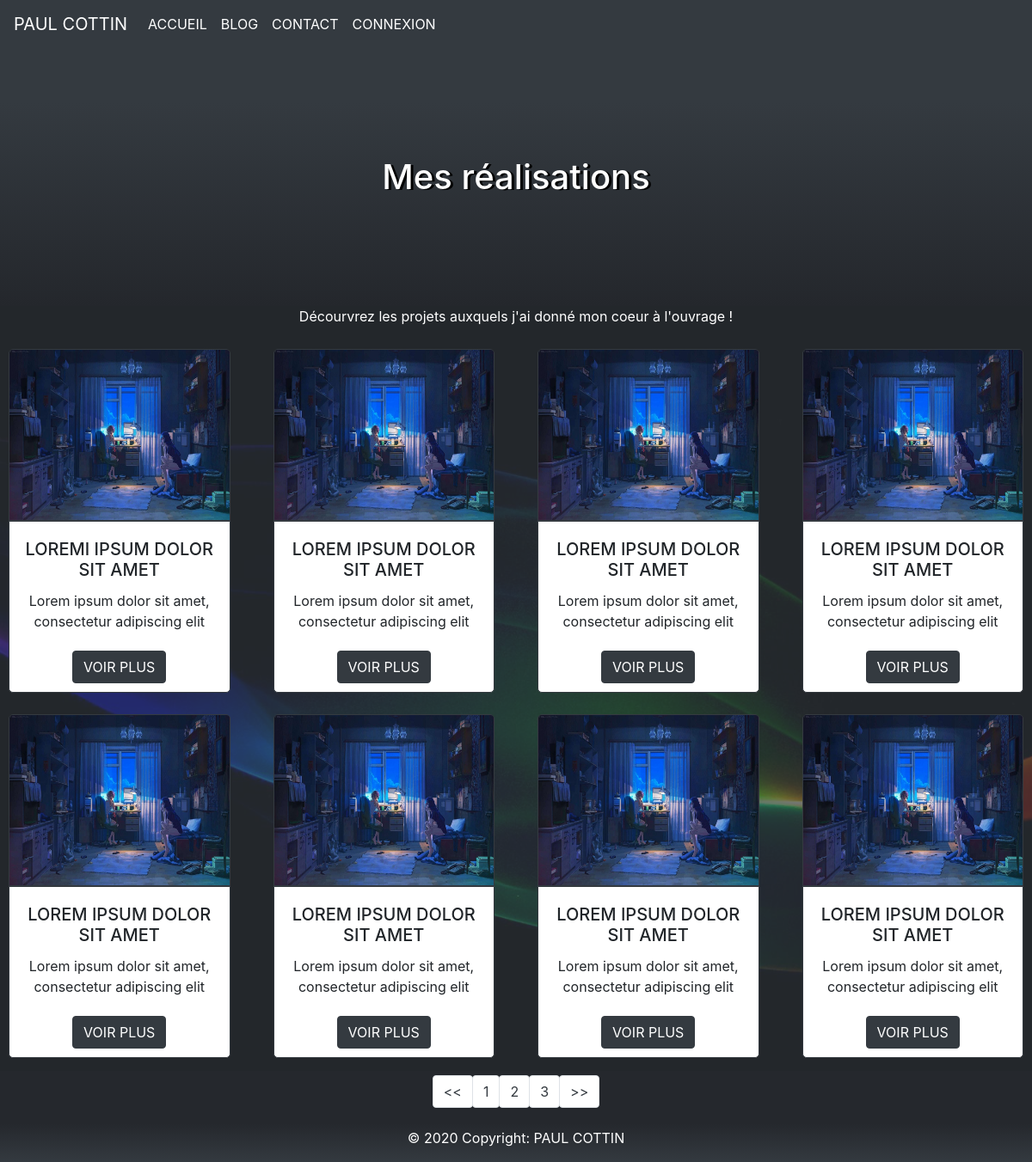
Page /blog on the committed database.
### tables this page shows
CREATE TABLE `posts` (
  `id` int(11) NOT NULL,
  `title` varchar(255) NOT NULL,
  `content` text NOT NULL,
  `creation_date` datetime NOT NULL,
  `img` varchar(255) NOT NULL,
  `chapo` varchar(255) NOT NULL
);

### controller/FrontendController.php (called while the page is built, shortened)
<?php
Class FrontendController
{
    public function listPosts($limite, $page)
    {
        $manager = new PostManager();
        $posts = $manager->getPosts($limite, $page);
        require('view/frontend/template.php');
    }
}

### manager/PostManager.php (called while the page is built, shortened)
<?php
Class PostManager extends AbstractManager
{
    public function getPosts($limite, $page)
    {
        if(!empty($page)) {
            $page = $page;
        } else {
            $page = 1;
        }
        $debut = ($page - 1) * $limite;
        $db = $this->dbConnect();
        $req = $db->query(
            'SELECT id, title, content, DATE_FORMAT(creation_date, \'%d/%m/%Y à %Hh%imin%ss\')
            AS creation_date_fr FROM posts ORDER BY creation_date DESC LIMIT '.$limite.'
            OFFSET '.$debut
        );
        $posts = [];
        while($data = $req->fetch()) {
            $post = $this->getPost($data['id']);
            $posts[] = $post;
        }
        return $posts;
    }
    public function getPost($postId)
    {
        $db = $this->dbConnect();
        $commentsManager = new CommentManager();
        $req = $db->prepare(
            'SELECT id, title, content, img, chapo, DATE_FORMAT
            (creation_date, \'%d/%m/%Y à %Hh%imin%ss\') AS
            creation_date_fr FROM posts WHERE id = :id'
        );
        $req->bindValue(':id', $postId);
        $req->execute();
        $data = $req->fetch();
        $post = new Post();
        $post
        ->setId($data['id'])
        ->setTitle($data['title'])
        ->setContent($data['content'])
        ->setComments($commentsManager->getComments($data['id']))
        ->setImg($data['img'])
        ->setChapo($data['chapo']);
        return $post;
    }
}

### manager/CommentManager.php (called while the page is built, shortened)
<?php
Class CommentManager extends AbstractManager
{
    public function getComments($postId)
    {
        $debut = 1;
        $db = $this->dbConnect();
        $req = $db->prepare(
            'SELECT id, comment, DATE_FORMAT(comment_date, \'%d/%m/%Y à %Hh%imin%ss\')
            AS comment_date_fr FROM comments WHERE post_id = ? AND publish = 1 ORDER BY comment_date
            DESC LIMIT 10 OFFSET '.$debut
        );
        $req->execute(array($postId));
        $comments = [];
        while($data = $req->fetch()) {
            $comment = $this->getComment($data['id']);
            $comments[] = $comment;
        }
        return $comments;
    }
}

### entity/Post.php (called while the page is built, shortened)
<?php
Class Post {
    protected $id;
    protected $chapo;
    protected $title;
    protected $img;
    public function setId(int $id) : object
    {
        $this->id = $id;
        return $this;
    }
    public function getId() : string
    {
        return $this->id;
    }
    public function setChapo(string $chapo) : object
    {
        $this->chapo = $chapo;
        return $this;
    }
    public function getChapo() : string
    {
        return $this->chapo;
    }
    public function setTitle(string $title) : object
    {
        $this->title = $title;
        return $this;
    }
    public function getTitle() : string
    {
        return $this->title;
    }
    public function setImg( string $img) : object
    {
        $this->img = $img;
        return $this;
    }
    public function getImg() : string
    {
        return $this->img;
    }
    public function setComments(array $comments) : object
    {
        return $this;
    }
}

### view/frontend/listPostsView.php (the view)
<div class="row title-blog-page justify-content-center">
    <h1 class="col">Mes réalisations</h1>
</div>
<div class="postbackground center">
    <div class ="posts">
        <p class="postp center"> Décourvrez les projets auxquels j'ai donné mon coeur à l'ouvrage ! </p>
        <div class="row justify-content-center">
                <?php
                foreach($posts as $post) { ?>
                    <div class="news col-sm-6 col-md-6 col-lg-3">
                        <img src="/public/image/<?= htmlspecialchars($post->getImg())  ?>" alt="Image article" class="img-fluid">
                        <div class="desc">
                            <h3>
                                <?= htmlspecialchars($post->getTitle()) ?>
                            </h3>
                            <p>
                                <?= nl2br(htmlspecialchars($post->getChapo())) ?>
                            </p>
                            <div class="view-comments">
                                <a href="/post/<?= $post->getId() ?>" class="btn btn-dark">Voir plus</a>
                            </div>
                        </div>
                    </div>
                <?php
                }
                ?>
            </div>
    </div>
</div>

### public/css/style.css (style rules this page uses)
html { height: 100%; }
body { min-height: 100%; }
h1 { text-align: center; color: #343a40; font-weight: bold; }
h3 { text-align: center; }
a { color: white !important; text-transform: uppercase; }
.title-blog-page { background: rgb(52, 58, 64); background: linear-gradient(180deg, rgba(52, 58, 64, 1) 21%, rgba(36, 39, 44, 1) 100%); height: 300px; }
.title-blog-page h1 { margin-top: auto; margin-bottom: auto; margin-left: 30%; margin-right: 30%; color: white; text-shadow: 3px 1px black; }
.postp { color: white; }
.posts { background-color: #343a40ad; }
.postbackground { background-image: url('../image/postbackground.jpg'); background-position: center; background-size: cover; }
.news h3 { background-color: white; font-size: 20px !important; margin-bottom: 0; height: 80px; padding-top: 20px; padding-left: 10px; padding-right: 10px; text-transform: uppercase; }
.news p { background-color: white; margin-top: 0; margin-bottom: 0; text-align: center; height: 60px !important; }
.news img { height: 200px; width: 100%; border-radius: 5px 5px 0 0; border: 1px solid #343a40; }
.desc { border: 1px solid #343a40; height: 200px !important; border-radius: 0 0 5px 5px; background-color: white; }
.news { margin-bottom: 15px; padding-left: 25px !important; padding-right: 25px !important; padding-top: 10px !important; }
.view-comments { padding-top: 10px; background-color: white; }
.center { text-align: center; }

### rows in the picture
posts: img (picture), title "LOREMI IPSUM DOLOR SIT AMET", chapo "Lorem ipsum dolor sit amet, consectetur adipiscing elit"
posts: img (picture), title "LOREM IPSUM DOLOR SIT AMET", chapo "Lorem ipsum dolor sit amet, consectetur adipiscing elit"
posts: img (picture), title "LOREM IPSUM DOLOR SIT AMET", chapo "Lorem ipsum dolor sit amet, consectetur adipiscing elit"
posts: img (picture), title "LOREM IPSUM DOLOR SIT AMET", chapo "Lorem ipsum dolor sit amet, consectetur adipiscing elit"
posts: img (picture), title "LOREM IPSUM DOLOR SIT AMET", chapo "Lorem ipsum dolor sit amet, consectetur adipiscing elit"
posts: img (picture), title "LOREM IPSUM DOLOR SIT AMET", chapo "Lorem ipsum dolor sit amet, consectetur adipiscing elit"
posts: img (picture), title "LOREM IPSUM DOLOR SIT AMET", chapo "Lorem ipsum dolor sit amet, consectetur adipiscing elit"
posts: img (picture), title "LOREM IPSUM DOLOR SIT AMET", chapo "Lorem ipsum dolor sit amet, consectetur adipiscing elit"
